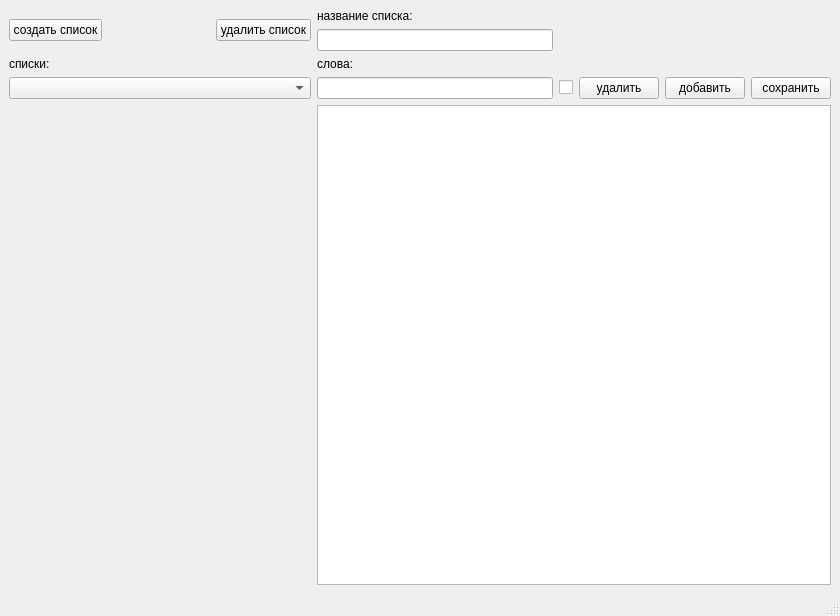
<?xml version="1.0" encoding="UTF-8"?>
<ui version="4.0">
 <class>MainWindow</class>
 <widget class="QMainWindow" name="MainWindow">
  <property name="geometry">
   <rect>
    <x>0</x>
    <y>0</y>
    <width>840</width>
    <height>616</height>
   </rect>
  </property>
  <property name="windowTitle">
   <string>MainWindow</string>
  </property>
  <widget class="QWidget" name="centralwidget">
   <layout class="QGridLayout" name="gridLayout">
    <item row="1" column="0">
     <layout class="QVBoxLayout" name="verticalLayout">
      <item>
       <widget class="QLabel" name="label">
        <property name="text">
         <string>списки:</string>
        </property>
       </widget>
      </item>
      <item>
       <widget class="QComboBox" name="comboBox"/>
      </item>
     </layout>
    </item>
    <item row="2" column="1" colspan="2">
     <widget class="QTableView" name="tableView"/>
    </item>
    <item row="1" column="2">
     <layout class="QHBoxLayout" name="horizontalLayout_2">
      <property name="topMargin">
       <number>20</number>
      </property>
      <item>
       <widget class="QCheckBox" name="checkBox">
        <property name="text">
         <string/>
        </property>
       </widget>
      </item>
      <item>
       <widget class="QPushButton" name="pushButton_2">
        <property name="text">
         <string>удалить</string>
        </property>
       </widget>
      </item>
      <item>
       <widget class="QPushButton" name="pushButton">
        <property name="text">
         <string>добавить</string>
        </property>
       </widget>
      </item>
      <item>
       <widget class="QPushButton" name="pushButton_5">
        <property name="text">
         <string>сохранить</string>
        </property>
       </widget>
      </item>
     </layout>
    </item>
    <item row="0" column="1">
     <layout class="QVBoxLayout" name="verticalLayout_2">
      <item>
       <widget class="QLabel" name="label_3">
        <property name="text">
         <string>название списка:</string>
        </property>
       </widget>
      </item>
      <item>
       <widget class="QLineEdit" name="lineEdit_2"/>
      </item>
     </layout>
    </item>
    <item row="1" column="1">
     <layout class="QVBoxLayout" name="verticalLayout_3">
      <item>
       <widget class="QLabel" name="label_2">
        <property name="text">
         <string>слова:</string>
        </property>
       </widget>
      </item>
      <item>
       <widget class="QLineEdit" name="lineEdit"/>
      </item>
     </layout>
    </item>
    <item row="0" column="0">
     <layout class="QHBoxLayout" name="horizontalLayout">
      <item>
       <widget class="QPushButton" name="pushButton_3">
        <property name="text">
         <string>создать список</string>
        </property>
       </widget>
      </item>
      <item>
       <spacer name="horizontalSpacer_2">
        <property name="orientation">
         <enum>Qt::Horizontal</enum>
        </property>
        <property name="sizeHint" stdset="0">
         <size>
          <width>108</width>
          <height>20</height>
         </size>
        </property>
       </spacer>
      </item>
      <item>
       <widget class="QPushButton" name="pushButton_4">
        <property name="text">
         <string>удалить список</string>
        </property>
       </widget>
      </item>
     </layout>
    </item>
   </layout>
  </widget>
  <widget class="QMenuBar" name="menubar">
   <property name="geometry">
    <rect>
     <x>0</x>
     <y>0</y>
     <width>840</width>
     <height>21</height>
    </rect>
   </property>
  </widget>
  <widget class="QStatusBar" name="statusbar"/>
 </widget>
 <resources/>
 <connections/>
</ui>
